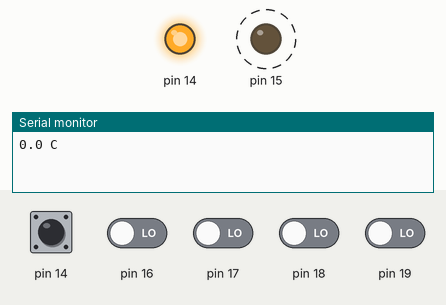
Simulated run of this sketch. Board: Arduino Uno, built with avr-gcc and run on an emulated ATmega328P. Shown: output pins drawn as LEDs (lit = HIGH), the last lines printed to the serial monitor. Dashed ring = blinking. The test bench sets the inputs (shaded band); at power-on: pin 14 HIGH, pin 16–19 LOW.

Above: at 1.21 s.
At 39.83 s:
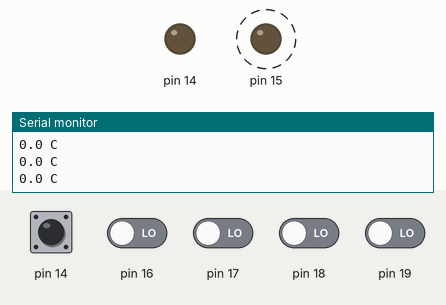
Timing chart, 0 to 40.3 s (numbered marks = the images above):
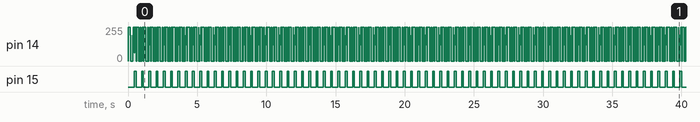

Measured:
- by itself, pin 15: alternates HIGH for 0.13 s and LOW for 0.40 s

The sketch:

thermometerTest.ino
```cpp
// Themometer is on A0
// Bus pull-up is on A1

#define PULLUPHI      PORTC |= B00000010
#define PULLUPLO      PORTC &= B11111101
#define PULLUPOUT     DDRC  |= B00000010

#define THERMOUT      DDRC  |= B00000001
#define THERMIN       DDRC  &= B11111110
#define THERMHI       PORTC |= B00000001
#define THERMLO       PORTC &= B11111110
#define THERMREAD     ((PINC &  B00000001)>>0)

void setup() {
  Serial.begin(115200);
  setupThermometer();

}

void loop() {

  int doubleTemp;
  byte b1,b2,b3,b4;

      thermReset();
      outNibble(0xcc,0,false);    // Skip ROM
      outNibble(0xcc,4,false);
      outNibble(0x44,0,false);    // Start conversion
      outNibble(0x44,4,true);

      delay(100);

      PULLUPLO;
      thermReset();
      outNibble(0xcc,0,false);    // Skip ROM
      outNibble(0xcc,4,false);
      outNibble(0xbe,0,false);    // Read scratchpad
      outNibble(0xbe,4,false);

      b1 = inNibble(0);
      b2 = inNibble(4);
      b3 = inNibble(0);
      b4 = inNibble(4);

      doubleTemp = (b1 >> 3) + (b2 >> 3) + (b3 << 5) + (b4 << 5);
      Serial.print(doubleTemp/2);
      Serial.print(".");
      if (doubleTemp & 0x01) {
        Serial.println("5 C");
      } else {
        Serial.println("0 C");
      }
}


void setupThermometer() {

  byte b1, b2, b3, b4;


  PULLUPOUT;
  PULLUPLO;


  THERMLO;
  THERMIN;
  thermReset();

  outNibble(0xcc,0,false);    // Skip ROM
  outNibble(0xcc,4,false);
  outNibble(0x4E,0,false);    // Write to scratchpad
  outNibble(0x4E,4,false);
  outNibble(0,0,false);       // Set Th
  outNibble(0,4,false);
  outNibble(0,0,false);       // Set TL
  outNibble(0,4,false);
  outNibble(0x1F,0,false);    // Set to 9 bits resolution
  outNibble(0x1F,4,false);
}

void thermReset() // reset.  Should improve to act as a presence pulse
{
     THERMLO;
     THERMOUT;
     delayMicroseconds(500);
     THERMIN;
     delayMicroseconds(500);
     delay(30);
}


void outNibble(byte aByte, byte half, boolean pullupOn) {

  byte n;

  for(n = half; n < (half + 4); n++) {
    THERMLO;
    THERMOUT;
    delayMicroseconds(2);
    if (((aByte & (0x01 << n)) >> n) == 0x01) {
      THERMHI;
    } else {
      THERMLO;
    }
    delayMicroseconds(60);
    if ((pullupOn) && (n == 7)) {
      THERMHI;
      PULLUPHI;
    } else {
      THERMIN;
      delayMicroseconds(2);
    }
  }
  delay(30);
}


byte inNibble(byte half) {

  byte b,n;
  byte retByte = 0;

  for (n=half; n < half + 4; n++) {
    THERMLO;
    THERMOUT;
    delayMicroseconds(2);
    THERMIN;
    delayMicroseconds(15);
    b = THERMREAD;
    delayMicroseconds(60);
    retByte += (b << n);
  }

  delay(30);
  return(retByte);
}
```
